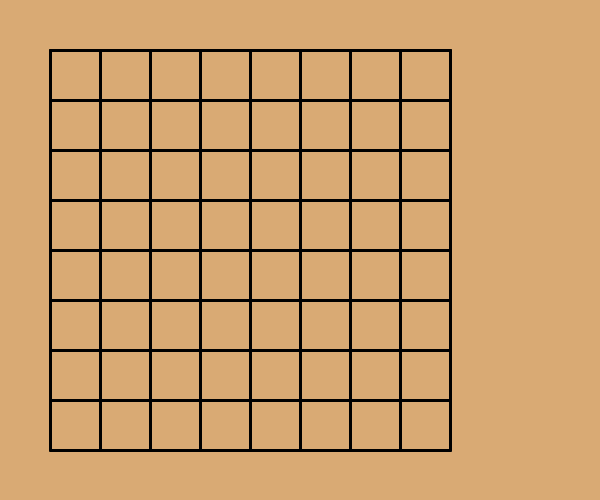
Frame 1 (no input)
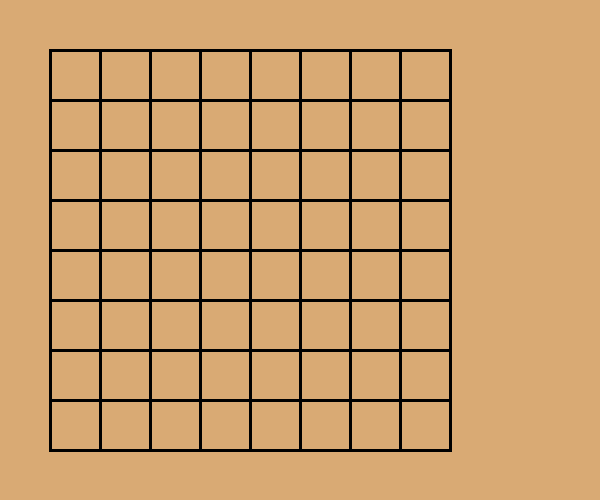
Frame 60 (the mouse pressed at the canvas centre just before this capture)
Frame 120 (the mouse held since frame 60 and released just before this capture): identical to frame 60, image omitted

The Processing sketch that drew these frames (run headless with seeded random() and noise(); from frame 60 on, the mouse is pressed at the canvas centre):

// Processing sketch: misCamp
// ── misCamp.pde
boolean whoGetChess = true;

// 儲存棋盤各位置顏色
int checkerboard[][] = new int[9][9];

void setup() {

  size( 600, 500 );
  background(217,170,116);
  strokeWeight(3);
  line(50, 50, 450 , 50);

}

void draw() {

  // 畫棋盤
  for(int i = 0; i < 9; i++){
    // 設定粗度
    strokeWeight(3);
    // 橫線
    line(50, 50+50*i, 450 , 50+50*i);
    // 直線
    line(50+50*i , 50,50+50*i,450);
  }

  judge();
}

void mousePressed(){
  // 棋子位置
  int targetX = -100;
  int targetY = -100;

  // 棋子顏色
  int blackChess = 0;
  int whiteChess = 255;
  // 黑子先行
  int chessColor = blackChess;

  for(int i = 0; i < 10; i++ ){
    if(mouseX > 75+50*(i-1) && mouseX <  75+50*i){
      targetX = 50+50*i;
    }
    if(mouseY > 75+50*(i-1) && mouseY <  75+50*i){
      targetY = 50+50*i;
    }
  }

  // 判斷執子方顏色
  if(whoGetChess){
    chessColor = blackChess;
    checkerboard[(targetX-50)/50][(targetY-50)/50] = 1;
  }else{
    chessColor = whiteChess;
    checkerboard[(targetX-50)/50][(targetY-50)/50] = 2;
  }

  // 建立一個棋子的物件
  // 並設定其座標以及顏色
  Chess newChess = new Chess(chessColor,targetX,targetY);
  newChess.getChess();


  // 變更執子者顏色
  whoGetChess = !whoGetChess;
  for (int[] o : checkerboard) {
    println("o: "+o);
  }
  // println("checkerboard: "+checkerboard);
}

void judge(){
  for(int i = 0;i< 4;i++){
    for(int j = 0;j< 4;j++){
      // 計算連續棋子數
      int countCheer = 0;

      for(int k = 0;k<5;k++){
        if(checkerboard[i][j] != 0){
          if(checkerboard[i][j] == checkerboard[i+k][j]){
            countCheer++;
          }
          if(countCheer>=5){
            background(0);
          }
        }
      }
    }
  }
}


// ── Chess.pde
class Chess{
  int chessColor = 0;
  int targetX = 0;
  int targetY = 0;
  Chess(int chessColor,int targetX,int targetY){
    this.chessColor = chessColor;
    this.targetX = targetX;
    this.targetY = targetY;
  }
  void getChess(){
    fill(chessColor);  // Use color variable 'c' as fill color
    noStroke();  // Don't draw a stroke around shapes
    ellipse(targetX, targetY, 40, 40);
  }
}
